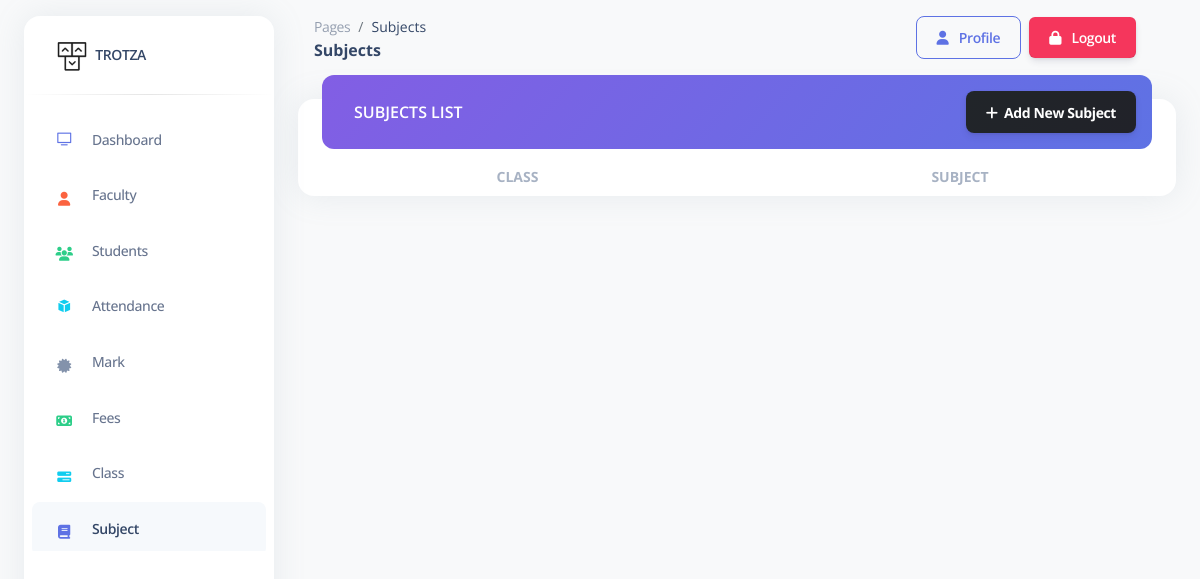
/admin/pages/subject.php, run on an earlier commit of the app's database.
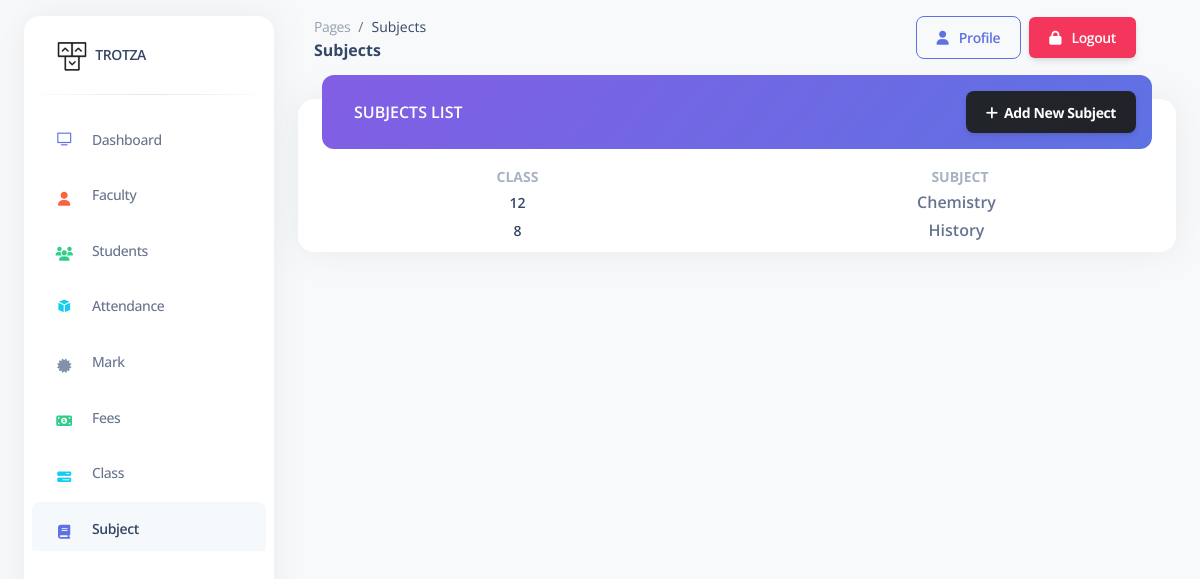
And on a later commit of the database.
### tables this page shows
CREATE TABLE `subject` (
  `subid` int(11) NOT NULL,
  `subname` varchar(100) NOT NULL,
  `cid` int(11) NOT NULL
);

CREATE TABLE `class` (
  `cid` int(11) NOT NULL,
  `clname` varchar(100) NOT NULL
);

### admin/pages/subject.php (the view, shortened to what the changed rows need)
<?php
include '../includes/connection.php';
?>
<!DOCTYPE html>
<html lang="en">
<head>
  <link href="../assets/css/nucleo-icons.css" rel="stylesheet" />
  <link href="../assets/css/nucleo-svg.css" rel="stylesheet" />
  <link href="../assets/css/nucleo-svg.css" rel="stylesheet" />
  <link id="pagestyle" href="../assets/css/argon-dashboard.css?v=2.0.4" rel="stylesheet" />
</head>
<body class="g-sidenav-show   bg-gray-100">
  <main class="main-content position-relative border-radius-lg ">
    <div class="container-fluid py-4">
      <div class="row">
        <div class="col-12">
          <div class="card mb-4">
            <div class="card-body px-0 pt-3 pb-2">
              <div class="table-responsive p-0">
                <table class="align-items-center mb-0 w-100 d-block d-md-table text-sm">
                  <thead>
                    <tr>
                      <th class="text-center text-uppercase text-secondary font-weight-bolder opacity-7"
                        style="width: 15%;">
                        Class</th>
                      <th class="text-center text-uppercase text-secondary font-weight-bolder opacity-7 ps-2 th-sm"
                        style="width: 15%;">
                        Subject</th>
                    </tr>
                  </thead>
                  <tbody>
                    <?php
                    $query = "SELECT subject.*, class.clname FROM subject inner join class ON subject.cid = class.cid";
                    $result = mysqli_query($conn, $query);
                    while ($row = mysqli_fetch_array($result)) {
                      ?>
                      <tr>
                        <td class="align-middle text-center">
                          <div class="d-flex flex-column ">
                            <h6 class="mb-0 text-sm">
                              <?php echo $row["clname"]; ?>
                            </h6>
                          </div>
                        </td>
                        <td class="align-middle text-center">
                          <p class="font-weight-bold mb-0">
                            <?php echo $row["subname"]; ?>
                          </p>
                        </td>
                      </tr>
                      <?php
                    }
                    ?>
                  </tbody>
                </table>
              </div>
            </div>
          </div>
        </div>
      </div>
    </div>
  </main>
</body>
</html>

What changed in the data, as far as the page shows it:
added subject: cid.clname "12", subname "Chemistry"
added subject: cid.clname "8", subname "History"
